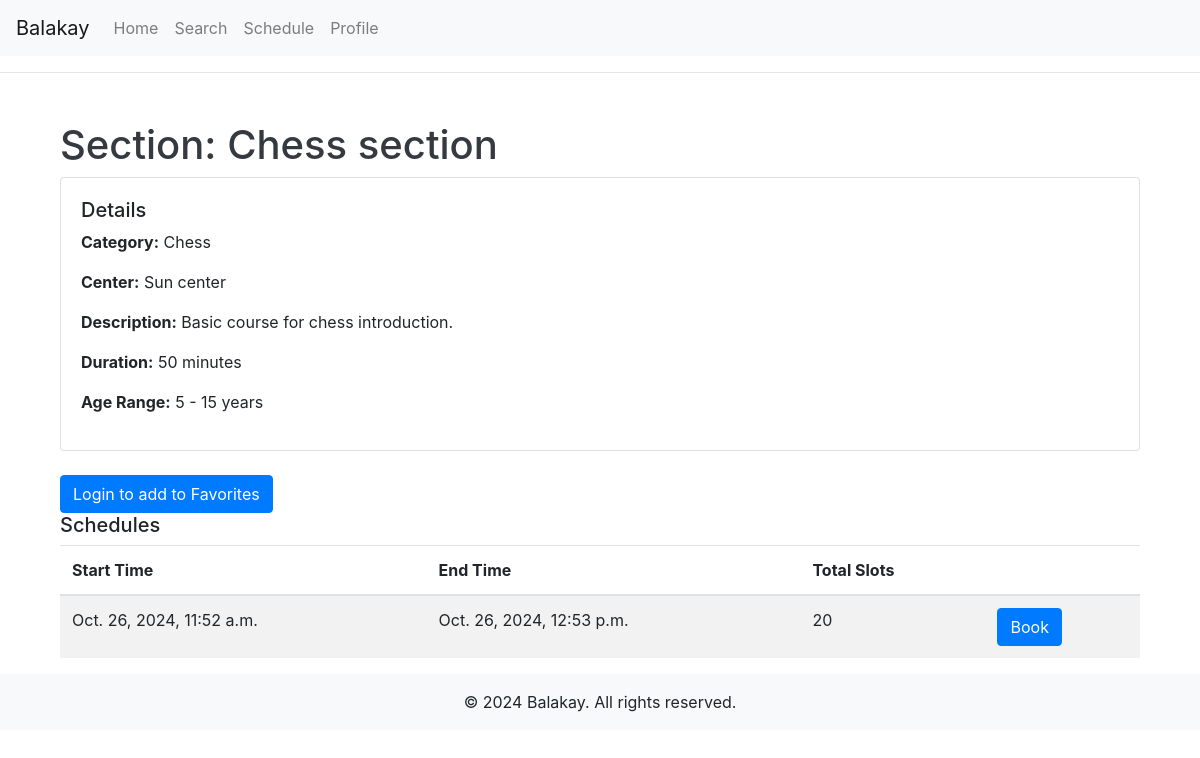
Before: /section/1/ with the older database file.
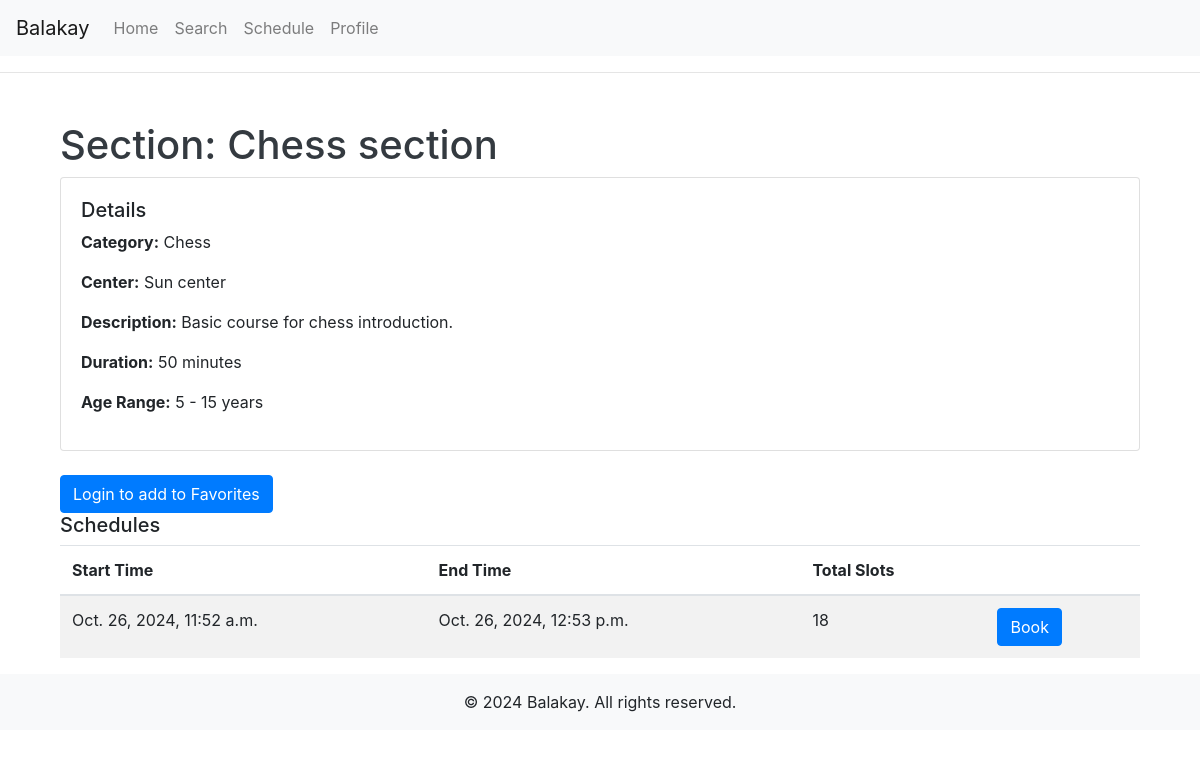
After: the same page with the newer database file.
### centers/models.py (models this page shows, shortened)
class Schedule(models.Model):
    section = models.ForeignKey(Section, on_delete=models.CASCADE)
    start_time = models.DateTimeField()
    end_time = models.DateTimeField()
    total_slots = models.PositiveIntegerField()

### centers/views.py (the view)
# urls.py: path('section/<int:id>/', section_view, name='section'),
def section_view(request, id):
    section = get_object_or_404(Section, id=id)
    schedules = Schedule.objects.filter(section=section)
    return render(request, 'centers/section.html', {"section": section, "schedules": schedules})

### centers/templates/centers/section.html
{% extends 'base.html' %}
{% block content %}
<div class="container mt-5">
    <h1 class="text-dark">Section: {{ section.name }}</h1>
    <div class="card mb-4">
        <div class="card-body">
            <h2 class="h5">Details</h2>
            <p><strong>Category:</strong> {{ section.category.name }}</p>
            <p><strong>Center:</strong> {{ section.center.name }}</p>
            <p><strong>Description:</strong> {{ section.description }}</p>
            <p><strong>Duration:</strong> {{ section.duration_minutes }} minutes</p>
            <p><strong>Age Range:</strong> {{ section.min_age }} - {{ section.max_age }} years</p>
        </div>
    </div>
  <div class="favorite-section">
        {% if user.is_authenticated %}
            {% if section in user.client.favoritesection_set.all %}
                <a href="{% url 'remove_favorite_section' section.id %}" class="btn btn-danger">Remove from Favorites</a>
            {% else %}
                <a href="{% url 'add_favorite_section' section.id %}" class="btn btn-primary">Add to Favorites</a>
            {% endif %}
        {% else %}
            <a href="{% url 'login' %}" class="btn btn-primary">Login to add to Favorites</a>
        {% endif %}
    </div>
    <div>
        <h2 class="h5">Schedules</h2>
        {% if schedules %}
            <table class="table table-striped">
                <thead>
                    <tr>
                        <th>Start Time</th>
                        <th>End Time</th>
                        <th>Total Slots</th>
                        <th></th>
                    </tr>
                </thead>
                <tbody>
                    {% for schedule in schedules %}
                        <tr>
                            <td>{{ schedule.start_time }}</td>
                            <td>{{ schedule.end_time }}</td>
                            <td>{{ schedule.total_slots }}</td>
                            <td>
                                {% if user.is_authenticated %}
                                <a href="{% url 'book_schedule' schedule.id %}" class="btn btn-primary">Book</a>
                                {% else %}
                                <a href="{% url 'login' %}" class="btn btn-primary">Book</a>
                                {% endif %}
                            </td>
                        </tr>
                    {% endfor %}
                </tbody>
            </table>
        {% else %}
            <p class="text-muted">No schedules available for this section.</p>
        {% endif %}
    </div>
</div>
{% endblock %}

Changed rows visible on the page:
changed Schedule: total_slots "20" → "18"
